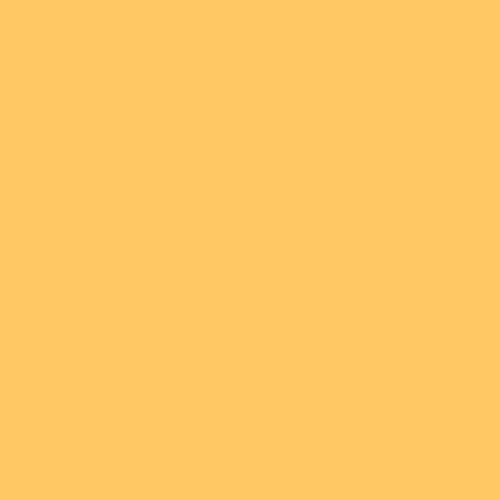
Frame 1 (no input)
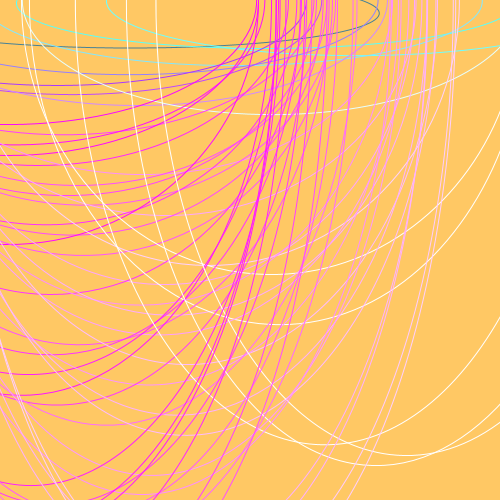
Frame 60 (the mouse pressed at the canvas centre just before this capture)
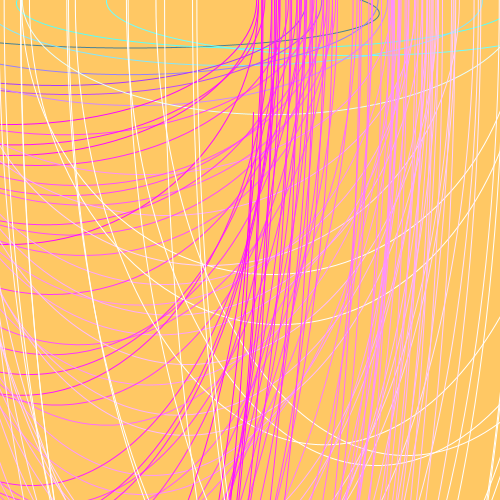
Frame 120 (the mouse held since frame 60 and released just before this capture)

The Processing sketch that drew these frames (run headless with seeded random() and noise(); from frame 60 on, the mouse is pressed at the canvas centre):

// Processing sketch: processing_171339
// ── processing_171339.pde


float a = 50;
float b = 50;
float c = 50;
float d = 50;

void setup() {

  size(500, 500);
  background(255, 200, 100);
}

void draw() {

  stroke(c, a, b);
  arc(a, d, 500, c, d, a);
  noFill();
  a = random(a+150);
  b=b+100;
  c=c+20;
  d=random(d+0.1);
  stroke(a, a, 255);
  a=a+0.1;
}
